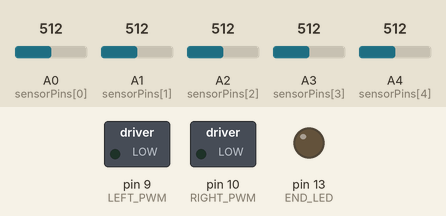
Simulated run of this sketch. Board: Teensy 4. Parts: switched loads named in the sketch (green lamp = pin HIGH), output pins drawn as LEDs (lit = HIGH). Inputs (shaded band) come from the test bench; at power-on: A0 (sensorPins[0]) = 512, A1 (sensorPins[1]) = 512, A2 (sensorPins[2]) = 512, A3 (sensorPins[3]) = 512, A4 (sensorPins[4]) = 512. EEPROM starts erased; what the sketch prints to the serial monitor is not drawn.

Above: at 0.0 s.
At 2.7 s:
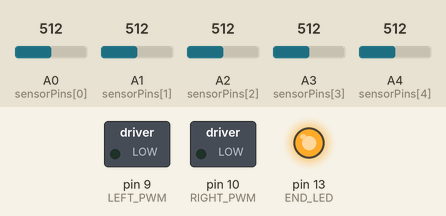
At 5.3 s:
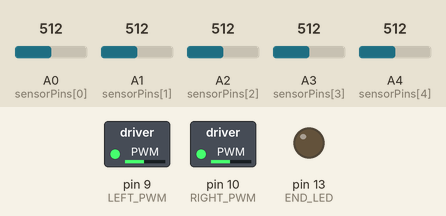
Timing chart, 0 to 6.8 s (numbered marks = the images above):
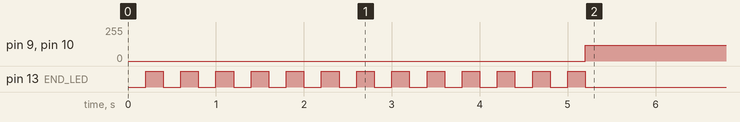

Measured:
- by itself, pin 9 (LEFT_PWM), pin 10 (RIGHT_PWM): 0/255 → 120/255 at 5.2 s

The sketch:

calib_code1.ino
```cpp
#include <Arduino.h>
#include <EEPROM.h>

const uint8_t NUM_SENSORS = 5;
const uint8_t sensorPins[NUM_SENSORS] = {A0, A1, A2, A3, A4};

// Calibration
uint16_t sMin[NUM_SENSORS];
uint16_t sMax[NUM_SENSORS];

// Weighted positions
const int32_t positions[NUM_SENSORS] = {0,1000,2000,3000,4000};
int32_t lastPosition = 2000;

// Motor pins
const uint8_t LEFT_PWM  = 9;
const uint8_t RIGHT_PWM = 10;
const uint8_t END_LED   = 13;

// PID
float Kp = 0.06f;
float Ki = 0.00f;
float Kd = 0.25f;

int   baseSpeed = 120;
float integral  = 0.0f;
float prevError = 0.0f;
unsigned long prevMs = 0;

// ---------------------
void setMotors(int left, int right) {
  left  = constrain(left,  0, 255);
  right = constrain(right, 0, 255);
  analogWrite(LEFT_PWM,  left);
  analogWrite(RIGHT_PWM, right);
}

void saveCalibrationToEEPROM() {
  int addr = 0;
  for (int i=0;i<NUM_SENSORS;i++) { EEPROM.put(addr, sMin[i]); addr += 2; }
  for (int i=0;i<NUM_SENSORS;i++) { EEPROM.put(addr, sMax[i]); addr += 2; }
}

bool loadCalibrationFromEEPROM() {
  int addr = 0;
  uint16_t tMin[NUM_SENSORS], tMax[NUM_SENSORS];
  for (int i=0;i<NUM_SENSORS;i++) { EEPROM.get(addr, tMin[i]); addr += 2; }
  for (int i=0;i<NUM_SENSORS;i++) { EEPROM.get(addr, tMax[i]); addr += 2; }
  for (int i=0;i<NUM_SENSORS;i++) {
    if (tMax[i] <= tMin[i] || tMax[i] > 1023) return false;
  }
  memcpy(sMin, tMin, sizeof(sMin));
  memcpy(sMax, tMax, sizeof(sMax));
  return true;
}

void calibrate(unsigned long ms = 5000) {
  for (int i=0;i<NUM_SENSORS;i++) { sMin[i]=1023; sMax[i]=0; }
  unsigned long start=millis();
  while (millis()-start < ms) {
    digitalWrite(END_LED, ((millis()/200)%2)?HIGH:LOW);
    for (int i=0;i<NUM_SENSORS;i++) {
      int v=analogRead(sensorPins[i]);
      if (v<sMin[i]) sMin[i]=v;
      if (v>sMax[i]) sMax[i]=v;
    }
  }
  digitalWrite(END_LED, LOW);
  saveCalibrationToEEPROM();
  Serial.println(F("Calibration done."));
  for (int i=0;i<NUM_SENSORS;i++) {
    Serial.print(i); Serial.print(": ");
    Serial.print(sMin[i]); Serial.print(", "); Serial.println(sMax[i]);
  }
}

int32_t readLinePosition() {
  long num=0, den=0;
  for (int i=0;i<NUM_SENSORS;i++) {
    int raw=analogRead(sensorPins[i]);
    int range=sMax[i]-sMin[i];
    long val=(range<=0)?0:((raw-sMin[i])*1000L/range);
    val=constrain(val,0,1000);
    num+=val*positions[i];
    den+=val;
  }
  if (den==0) return lastPosition;
  lastPosition=num/den;
  return lastPosition;
}

void setup() {
  pinMode(LEFT_PWM,OUTPUT);
  pinMode(RIGHT_PWM,OUTPUT);
  pinMode(END_LED,OUTPUT);
  analogWriteResolution(8);
  analogWriteFrequency(9,20000);
  analogWriteFrequency(10,20000);
  Serial.begin(115200);
  delay(200);
  Serial.println(F("QTRX calibration + PID (Teensy4.1)"));

  if (!loadCalibrationFromEEPROM()) {
    Serial.println(F("No valid calibration. Calibrating 5s..."));
    calibrate(5000);
  } else Serial.println(F("Loaded calibration."));

  prevMs=millis();
}

void loop() {
  int32_t pos=readLinePosition();
  float error=pos-2000.0f;

  unsigned long now=millis();
  float dt=(now-prevMs)/1000.0f; if(dt<=0)dt=0.001f;
  prevMs=now;

  integral+=error*dt;
  integral=constrain(integral,-5000,5000);
  float derivative=(error-prevError)/dt;
  float correction=Kp*error+Ki*integral+Kd*derivative;

  int left=(int)(baseSpeed-correction);
  int right=(int)(baseSpeed+correction);
  setMotors(left,right);

  Serial.print("pos:");Serial.print(pos);
  Serial.print(" err:");Serial.print(error);
  Serial.print(" L:");Serial.print(left);
  Serial.print(" R:");Serial.println(right);

  prevError=error;
  delay(10);
}
```
